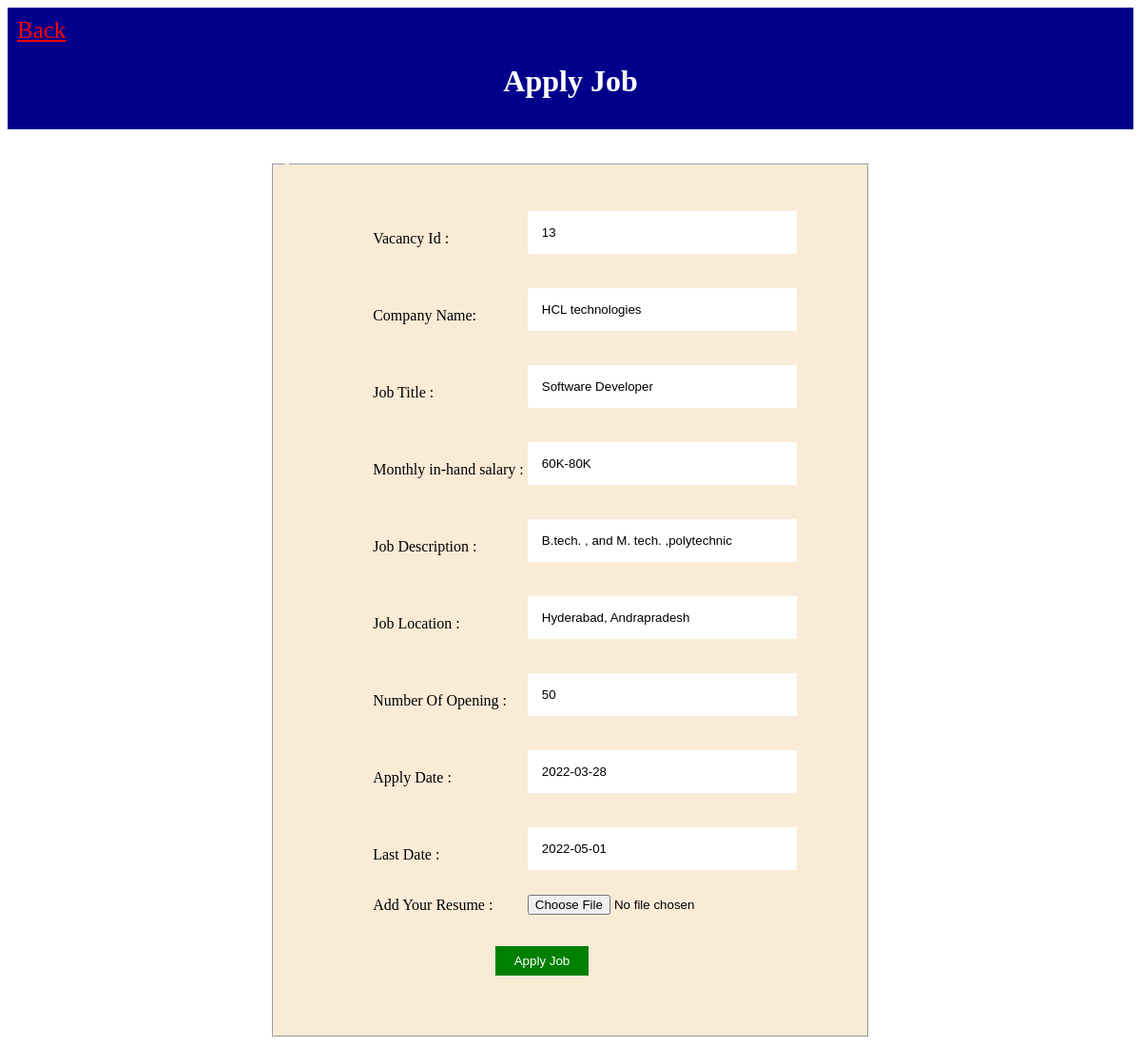
Page /apply_jobss.php?id=13 (signed in) on the committed database.
### tables this page shows
CREATE TABLE `new_vacancy` (
  `id` int(11) NOT NULL,
  `company_name` varchar(100) NOT NULL,
  `job_title` varchar(100) NOT NULL,
  `salary` varchar(100) NOT NULL,
  `job_description` varchar(100) NOT NULL,
  `job_location` varchar(100) NOT NULL,
  `no_of_opening` varchar(100) NOT NULL,
  `apply_date` date NOT NULL,
  `last_date` date NOT NULL
);

### apply_jobss.php (the view, shortened to what this page needs)
<?php
require('db.php');
?>
<!DOCTYPE html>
<html>
<head>
</head>
<body>
<div class="new">
     <a href="after_login_student.php" class="back">Back</a>
     <center>
     <h1>Apply Job</h1>
</div><br><br>
<center>
     <form method="post" action="">
          <fieldset style="background-color:  antiquewhite; height: 900px; width: 600px;">
<table  class="form">
<?php
$id=$_REQUEST['id'];
$query = "SELECT * from new_vacancy where id='$id'";
$result = mysqli_query($con, $query) or die ( mysqli_error());
$row = mysqli_fetch_assoc($result);
?>
        <tr>
             <td> Vacancy Id :</td>
             <td><input type="text" name="id"  value="<?php echo $row['id']; ?>"></td>
        </tr>
        <tr>
             <td> Company Name:</td>
             <td><input type="text" name="company_name"  value="<?php echo $row['company_name']; ?>" ></td>
        </tr>
        <tr>
             <td> Job Title :</td>
             <td><input type="text" name="job_title"  value="<?php echo $row['job_title']; ?>"></td>
        </tr>
        <tr>
             <td> Monthly in-hand salary :</td>
             <td><input type="text" name="salary"  value="<?php echo $row['salary']; ?>"></td>
        </tr>
        <tr>
             <td> Job Description :</td>
             <td><input type="text" name="job_description"  value="<?php echo $row['job_description']; ?>"></td>
        </tr>
        <tr>
             <td> Job Location :</td>
             <td><input type="text" name="job_location"  value="<?php echo $row['job_location']; ?>"></td>
        </tr>
        <tr>
             <td> Number Of Opening :</td>
             <td><input type="text" name="no_of_opening"  value="<?php echo $row['no_of_opening']; ?>"></td>
        </tr>
        <tr>
             <td> Apply Date :</td>
             <td><input type="text" name="apply_date"  value="<?php echo $row['apply_date']; ?>"></td>
        </tr>
        <tr>
             <td>Last Date :</td>
             <td><input type="text" name="last_date"  value="<?php echo $row['last_date']; ?>"></td>
        </tr>
                <?php
include("db.php");
if(isset($_POST['submit']))
{
     $company_name = $_POST['company_name'];
     $job_title = $_POST['job_title'];
     $salary = $_POST['salary'];
     $job_description = $_POST['job_description'];
     $job_location = $_POST['job_location'];
     $no_of_opening = $_POST['no_of_opening'];
     $apply_date = $_POST['apply_date'];
     $last_date = $_POST['last_date'];
     $resume = $_POST['resume'];
     $result = mysqli_query($con, "INSERT INTO  history_applied_job(company_name,job_title,salary,job_description,job_location,no_of_opening,apply_date,last_date,resume) VALUES('$company_name','$job_title','$salary','$job_description','$job_location','$no_of_opening','$apply_date','$last_date','$resume')");
      if($result){
            echo "<div class='form'><h3>You are successfully apply for this job..</h3><br/>Click here to <a href='after_login_student_job.php'>Your Dashboard</a></div>";
        }
    }else{
?>
         <tr>
            <td>Add Your Resume :</td>
            <td><input type="file" name="resume" placeholder="Resume" ></td>
        </tr>
</table>
        <input type="submit" name="submit" value="Apply Job"></tr>
</form>
</center>
     <?php } ?>
</body>
</html>

### apply_jobss.php (style rules this page uses)
.new { background-color: darkblue; padding: 10px; color: white; }
.form { margin: 30px; }
input[type="text"] { width: 100%; padding: 15px; margin: 10px 0 22px 0; display: inline-block; border: none; background: white; }
input[type=submit] { background-color: green; color: white; padding: 8px 20px; border: none; cursor: pointer; margin-right: 60px; }
.back { color: red; font-size: 25px; }

### rows in the picture
new_vacancy: id "13", company_name "HCL technologies", job_title "Software Developer", salary "60K-80K", job_description "B.tech. , and M. tech. ,polytechnic", job_location "Hyderabad, Andrapradesh", no_of_opening "50", apply_date "2022-03-28", last_date "2022-05-01"
